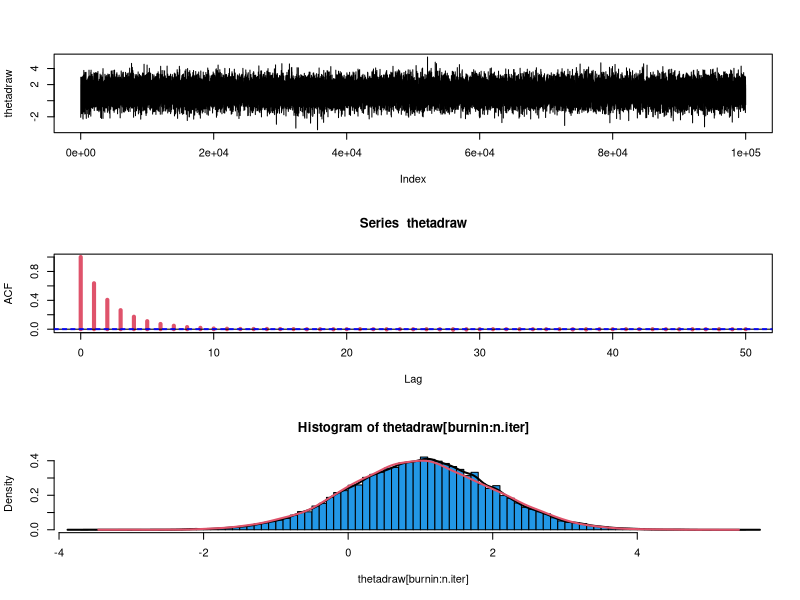
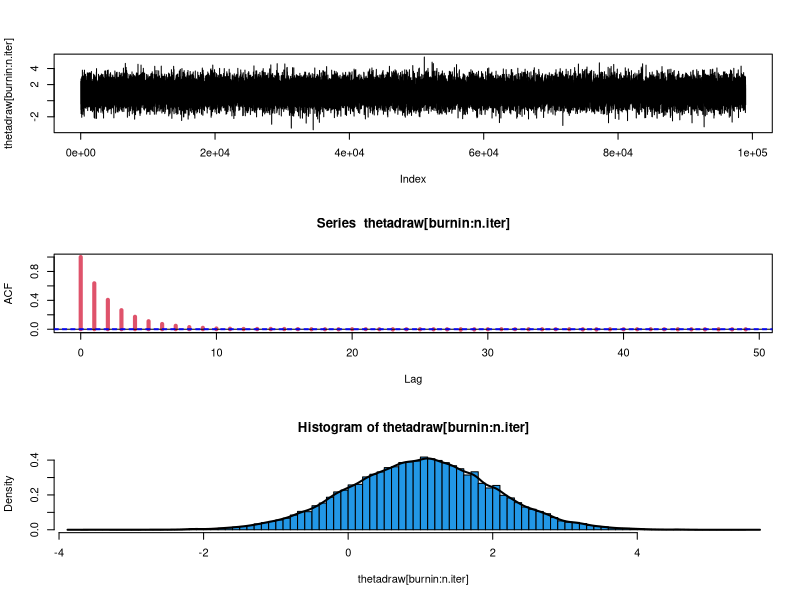
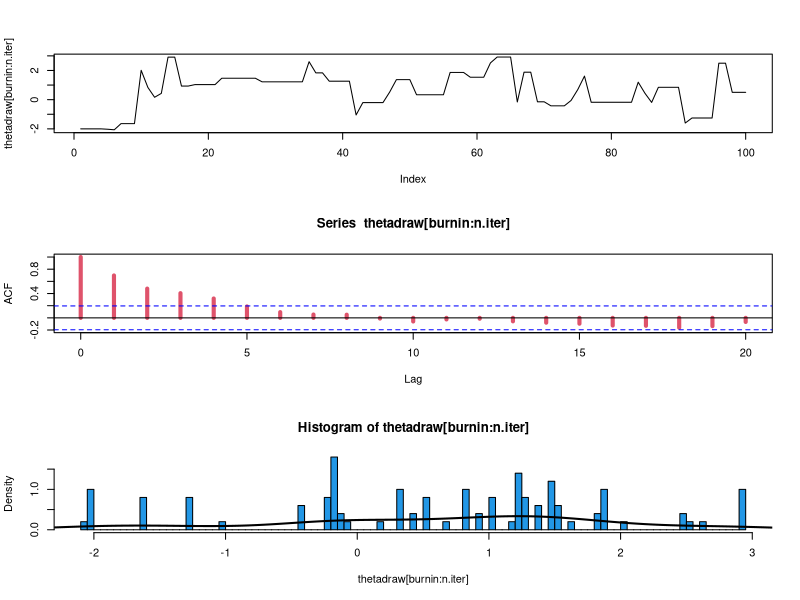

Source code (R) for these figures, in order:
# metropolis.R

# see Hahn (2014), p.81-82
# simulating from a probability density using a random walk metropolis
# Two jumping proposal distributions considered, U[-s,s] and N(0,s^2).
# s is the tuning parameter in either case.

# Target distribution is a Normal(mu,sig2)
mu <- 1
sig2 <- 1  # if these are unknown, we need conditionals for these in the 
           # the MCMC chain. 

## *** try different values of s ***
# For uniform: s= 0.5 leads to too much autocorr in chain
#                 1.5 is a bit better, but still too much autocorr
#                 3.0 looks better

# For normal:  s= 0.5 leads to too much autocorr in chain
#                 1.5 is a bit better, but still too much autocorr
#                 2.0 looks better
#                 3.0 seems acceptance rate a bit low
#                10.0 shows what you get with a low acceptance rate

s <- 2.0 # tuning parameter - changes variance of proposal moves

set.seed(2340)
n.iter <- 1 + 100000
burnin <- 200
thetadraw <- acc <- rep(0,n.iter)

# starting value theta(0)
thetadraw[1] <- -2.0

accprob <- runif(n.iter,0,1)  # acceptance probabilities, a(i)  

# uniform proposal move
# propmove <- runif(n.iter,-s,s)
# normal proposal move
propmove <- rnorm(n.iter,mean=0,sd=s)

for (i in 2:n.iter) {
proptheta <- thetadraw[i-1] + propmove[i]
logacceptnum <- -((proptheta - mu)^2) / (2*sig2)
logacceptden <- -((thetadraw[i-1] - mu)^2) / (2*sig2)
densratio <- exp(logacceptnum - logacceptden)
  if (accprob[i] < densratio) {
thetadraw[i] <- proptheta # accept proposal
acc[i] <- 1 }  # keep count of acceptances
else 
thetadraw[i] <- thetadraw[i-1] # reject proposal
}

# acceptance rate
sum(acc)/n.iter

par(mfrow=c(3,1))
plot(thetadraw,type='l')
acf(thetadraw,col=2,lwd=4)
hist(thetadraw[burnin:n.iter],freq=F,breaks=100,col=4)
lines(density(thetadraw[burnin:n.iter]),lwd=2)

# generate draws from true distribution for comparison
thetas <- rnorm(10000,mean=mu,sd=sqrt(sig2))
lines(density(thetas),col=2,lwd=2)

mean(thetadraw[burnin:n.iter])
sd(thetadraw[burnin:n.iter])


burnin <- 1000
par(mfrow=c(3,1))
plot(thetadraw[burnin:n.iter],type='l')
acf(thetadraw[burnin:n.iter],col=2,lwd=4)
hist(thetadraw[burnin:n.iter],freq=F,breaks=100,col=4)
lines(density(thetadraw[burnin:n.iter]),lwd=2)


burnin <- 1
n.iter <- 100
par(mfrow=c(3,1))
plot(thetadraw[burnin:n.iter],type='l')
acf(thetadraw[burnin:n.iter],col=2,lwd=4)
hist(thetadraw[burnin:n.iter],freq=F,breaks=100,col=4)
lines(density(thetadraw[burnin:n.iter]),lwd=2)


